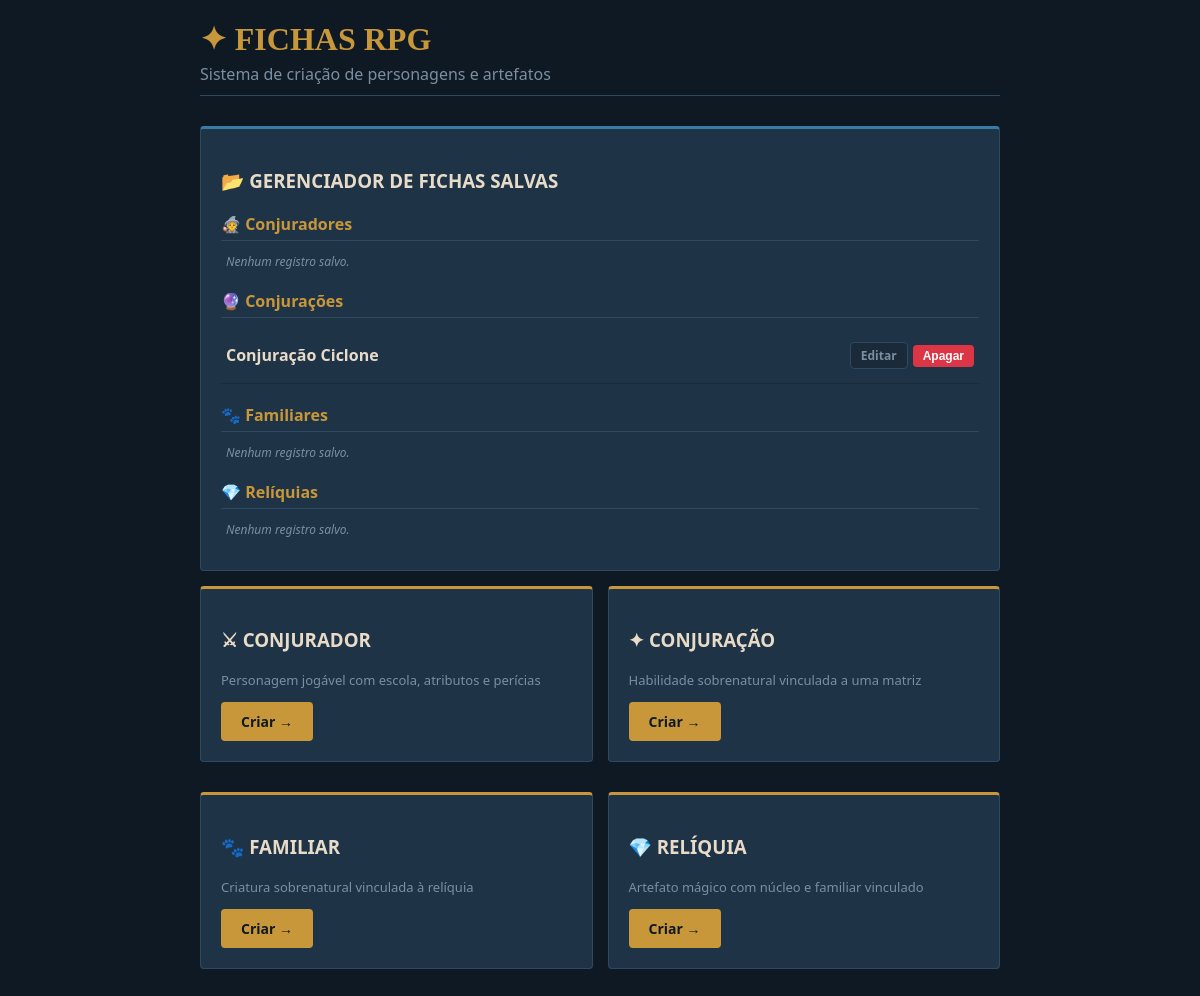
Before: / with the older database file.
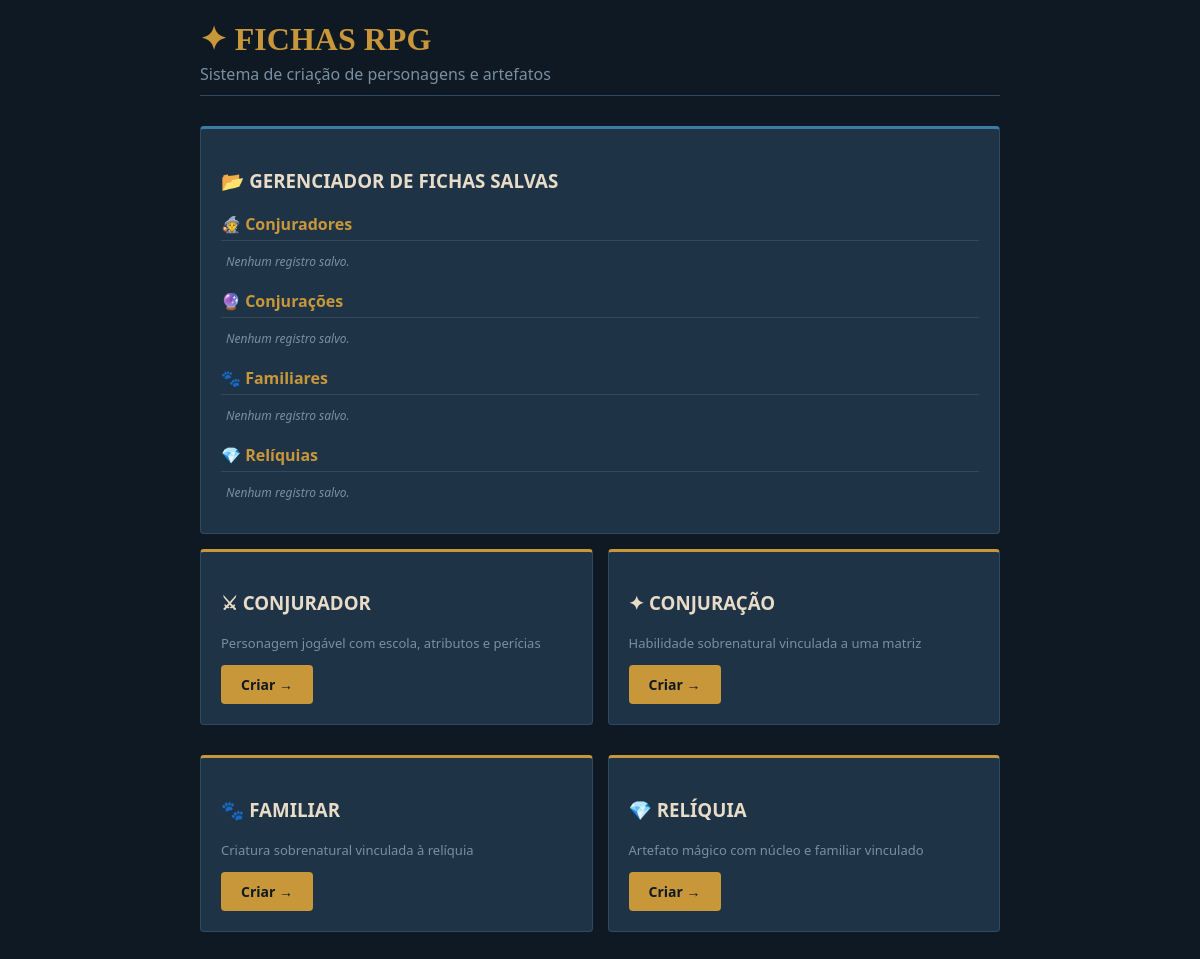
After: the same page with the newer database file.
### tables this page shows
CREATE TABLE conjuracoes (
                id INTEGER PRIMARY KEY AUTOINCREMENT,
                nome TEXT NOT NULL,
                matriz TEXT NOT NULL,
                sub_matriz TEXT,
                custo INTEGER NOT NULL,
                ganho_conexao INTEGER NOT NULL,
                gasto_action TEXT NOT NULL,
                alcance TEXT NOT NULL,
                area TEXT NOT NULL,
                dano TEXT NOT NULL,
                efeitos TEXT,
                descricao TEXT
            );

### controllers/route_controller.py (the view)
@bp.route('/')
def hub():
    return render_template('hub.html',
                           conjuradores=CharacterModel.get_all_by_type('conjurador'),
                           conjuracoes=CharacterModel.get_all_by_type('conjuracao'),
                           familiares=CharacterModel.get_all_by_type('familiar'),
                           reliquias=CharacterModel.get_all_by_type('reliquia'))

### models/character.py (called while the page is built)
    @staticmethod
    def get_all_by_type(sheet_type):
        tabelas = {"conjuracao": "conjuracoes", "conjurador": "conjuradores", "familiar": "familiares", "reliquia": "reliquias"}
        conn = sqlite3.connect(DB_PATH)
        conn.row_factory = sqlite3.Row
        cursor = conn.cursor()
        cursor.execute(f"SELECT id, nome FROM {tabelas[sheet_type]} ORDER BY id DESC")
        rows = cursor.fetchall()
        conn.close()
        return rows

### templates/hub.html
{% extends 'base.html' %}
{% block content %}
<div class="header">
    <h1>✦ FICHAS RPG</h1>
    <p style="color: var(--muted); margin: 5px 0 0 0;">Sistema de criação de personagens e artefatos</p>
</div>
<div class="card" style="margin-top: 30px; border-top: 3px solid var(--accent2);">
    <h3>📂 GERENCIADOR DE FICHAS SALVAS</h3>
    {% set categorias = [
        {'titulo': '🧙 Conjuradores', 'chave': 'conjurador', 'dados': conjuradores},
        {'titulo': '🔮 Conjurações', 'chave': 'conjuracao', 'dados': conjuracoes},
        {'titulo': '🐾 Familiares', 'chave': 'familiar', 'dados': familiares},
        {'titulo': '💎 Relíquias', 'chave': 'reliquia', 'dados': reliquias}
    ] %}
    {% for cat in categorias %}
        <h4 style="color: var(--accent); margin: 20px 0 10px 0; border-bottom: 1px solid var(--border); padding-bottom: 5px;">{{ cat.titulo }}</h4>
        {% if cat.dados %}
            <table style="width: 100%; border-collapse: collapse; margin-bottom: 15px;">
                <tbody>
                    {% for item in cat.dados %}
                    <tr style="border-bottom: 1px solid var(--panel); height: 45px;">
                        <td style="padding: 5px; font-weight: bold; color: var(--text);">{{ item.nome }}</td>
                        <td style="padding: 5px; text-align: right; display: flex; justify-content: flex-end; gap: 5px; align-items: center; height: 45px;">
                            <a href="/edit/{{ cat.chave }}/{{ item.id }}" class="btn btn-secondary" style="padding: 4px 10px; font-size: 12px; text-decoration: none; margin: 0;">Editar</a>
                            <form action="/delete/{{ cat.chave }}/{{ item.id }}" method="POST" style="margin: 0;" onsubmit="return confirm('Apagar definitivamente esta ficha?');">
                                <button type="submit" class="btn" style="padding: 4px 10px; font-size: 12px; margin: 0; background-color: #dc3545; color: white;">Apagar</button>
                            </form>
                        </td>
                    </tr>
                    {% endfor %}
                </tbody>
            </table>
        {% else %}
            <p style="color: var(--muted); font-size: 12px; font-style: italic; margin-left: 5px;">Nenhum registro salvo.</p>
        {% endif %}
    {% endfor %}
</div>
<div class="grid-3" style="grid-template-columns: repeat(2, 1fr);">
    <div class="card">
        <h3>⚔ CONJURADOR</h3>
        <p style="color: var(--muted); font-size: 13px;">Personagem jogável com escola, atributos e perícias</p>
        <a href="/create/conjurador" class="btn" style="display: inline-block; text-decoration: none;">Criar →</a>
    </div>
    <div class="card">
        <h3>✦ CONJURAÇÃO</h3>
        <p style="color: var(--muted); font-size: 13px;">Habilidade sobrenatural vinculada a uma matriz</p>
        <a href="/create/conjuracao" class="btn" style="display: inline-block; text-decoration: none;">Criar →</a>
    </div>
    <div class="card">
        <h3>🐾 FAMILIAR</h3>
        <p style="color: var(--muted); font-size: 13px;">Criatura sobrenatural vinculada à relíquia</p>
        <a href="/create/familiar" class="btn" style="display: inline-block; text-decoration: none;">Criar →</a>
    </div>
    <div class="card">
        <h3>💎 RELÍQUIA</h3>
        <p style="color: var(--muted); font-size: 13px;">Artefato mágico com núcleo e familiar vinculado</p>
        <a href="/create/reliquia" class="btn" style="display: inline-block; text-decoration: none;">Criar →</a>
    </div>
</div>
{% endblock %}

### templates/base.html (shortened to what this page needs)
<!DOCTYPE html>
<html lang="pt-br">
    <head>
    </head>
    <body>
        <div class="container">
            {% block content %}{% endblock %}
        </div>
    </body>
</html>

### templates/base.html (style rules this page uses)
:root { --bg: #0F1923; --panel: #1A2A38; --card: #1F3347; --accent: #C8973A; --accent2: #3A7CA5; --text: #E8DCC8; --muted: #7A8FA0; --border: #2D4A62; }
body { background: var(--bg); color: var(--text); font-family: 'Segoe UI', sans-serif; margin: 0; padding: 20px; }
.container { max-width: 800px; margin: 0 auto; }
.header { border-bottom: 1px solid var(--border); padding-bottom: 10px; margin-bottom: 20px; }
.header h1 { color: var(--accent); font-family: 'Georgia', serif; margin: 0; }
.card { background: var(--card); border: 1px solid var(--border); border-top: 3px solid var(--accent); padding: 20px; margin-bottom: 15px; border-radius: 4px; }
.btn { background: var(--accent); color: var(--bg); font-weight: bold; border: none; padding: 10px 20px; cursor: pointer; border-radius: 4px; font-size: 14px; }
.grid-3 { display: grid; grid-template-columns: repeat(3, 1fr); gap: 15px; }

Changed rows visible on the page:
removed conjuracoes: nome "Conjuração Ciclone"
Other visible differences:
new list line: "Nenhum registro salvo."
